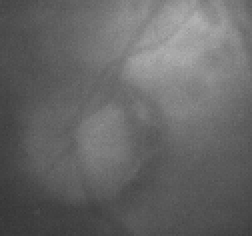
#> input picture gantei/BloodVessel/src/gantei100.tiff, 126 x 118 px (shown 2 times larger)
$ python -i hist.py   (imports and definitions only)
#> lines starting #> are read from the running program, lines starting #| are printed output that depends on the picture
#> further down, picture is the input picture: shape (118, 126, 3); min 53, max 178, mean 102.5
"""
画像のヒストグラムを表示する

input :画像
output :画像のヒストグラム
"""

import cv2
import matplotlib.pyplot as plt

def color_hist(img):
    color_list = ["blue","green","red"]
    for i,j in enumerate(color_list):
        hist = cv2.calcHist([img],[i],None,[256],[0,256])
        plt.plot(hist,color =j)
    plt.show()

def gray_hist(img):
    hist =  cv2.calcHist([img],[0],None,[256],[0,256])
    plt.plot(hist)

    plt.show()


def hist_equalization(img):
    img_gray= cv2.cvtColor(img, cv2.COLOR_BGR2GRAY)
    ##ヒストグラム平坦化
    img_equalization = cv2.equalizeHist(img_gray)
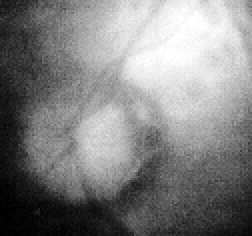
#> img_equalization: shape (118, 126) (shown 2 times larger); min 0, max 255, mean 129
    hist_equalization =cv2.calcHist([img_equalization],[0],None,[256],[0,256])
#> hist_equalization = 256 values, max 324 at index 58, min 0 at index 6, mean 58.08
    plt.plot(hist_equalization)
    plt.show()
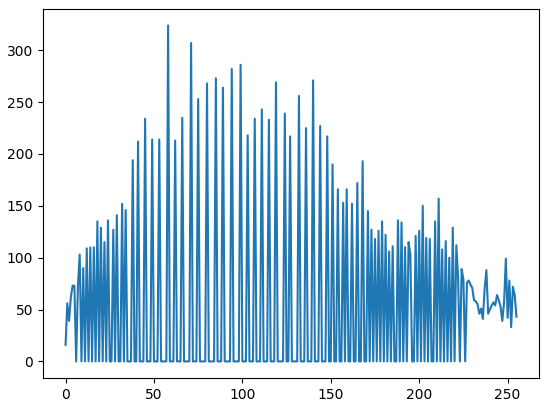
#> figure drawn by matplotlib, 1 panel; curve peaks at x = 58, y = 324


# [3 lines not run here, left out]

>>> import cv2
>>> picture = cv2.imread('../../gantei/BloodVessel/src/gantei100.tiff')
>>> result = hist_equalization(picture)

$ run again, on gantei/BloodVessel/src/gantei101.tiff
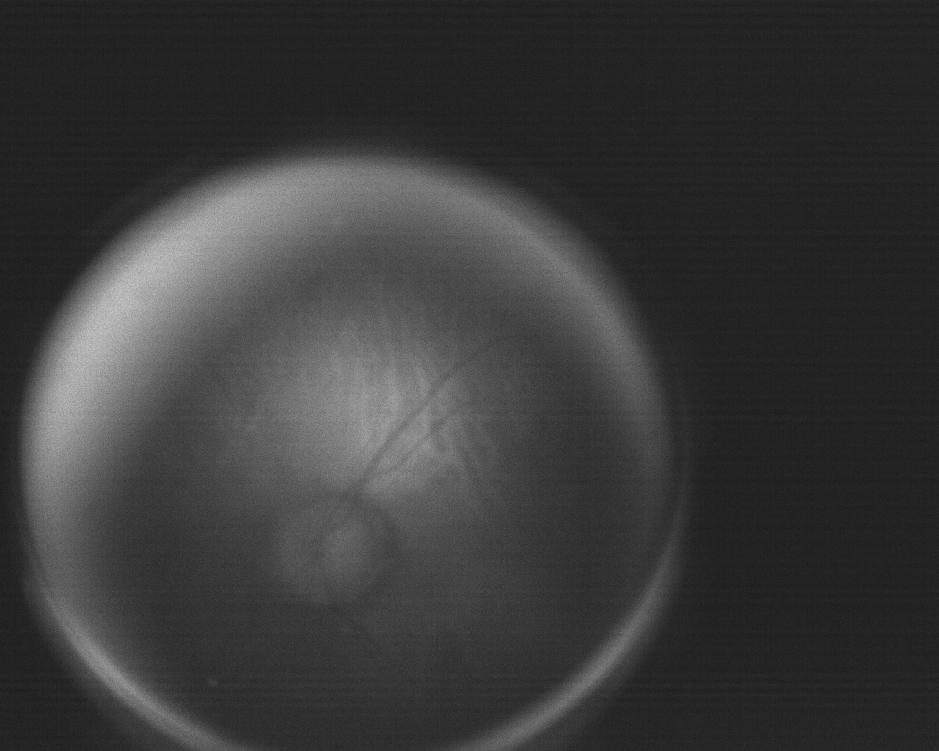
#> input picture gantei/BloodVessel/src/gantei101.tiff, 939 x 751 px, shrunk from 1280 x 1024 before the run
#> picture is the input picture: shape (751, 939, 3); min 14, max 206, mean 58.5
#> in hist_equalization, `img_equalization = cv2.equalizeHist(img_gray)`:
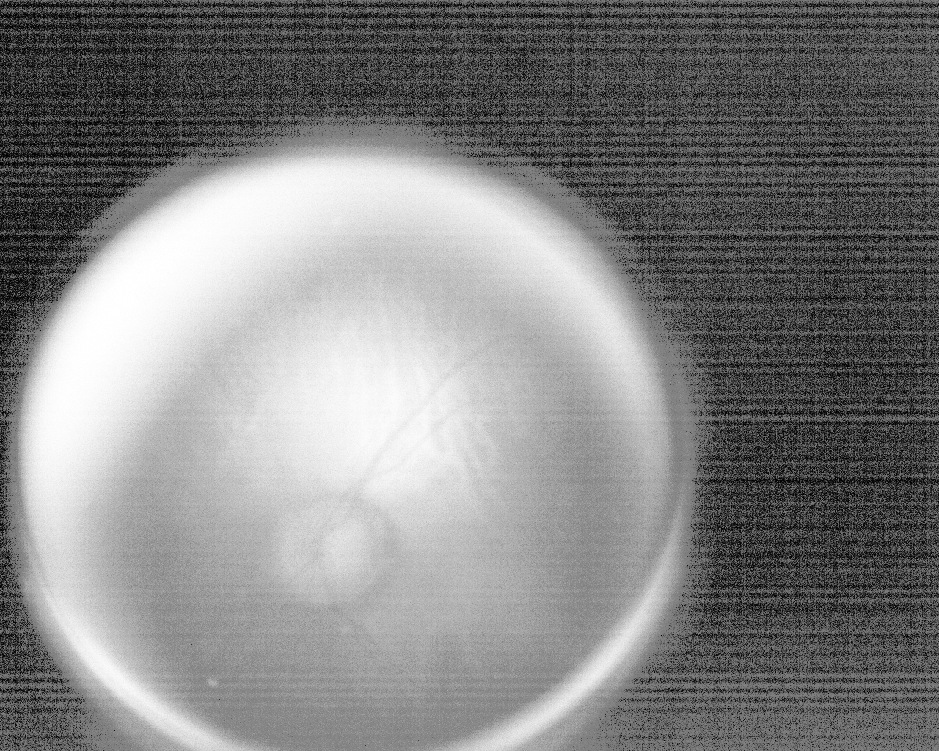
#> img_equalization: shape (751, 939); min 0, max 255, mean 131.7
#> hist_equalization = 256 values, max 58090 at index 70, min 0 at index 3, mean 2754.6
#> in hist_equalization, `plt.show()`:
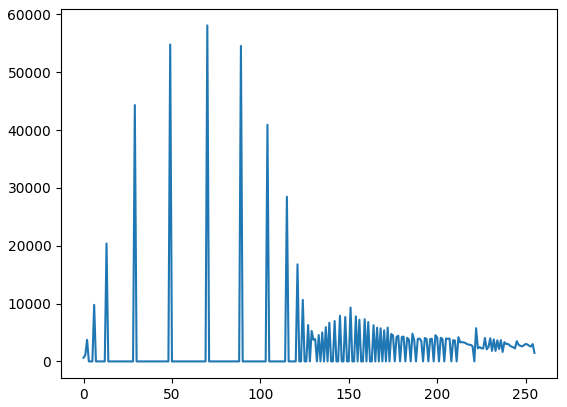
#> figure drawn by matplotlib, 1 panel; curve peaks at x = 70, y = 58090

$ run again, on gantei/BloodVessel/src/gantei200.tiff
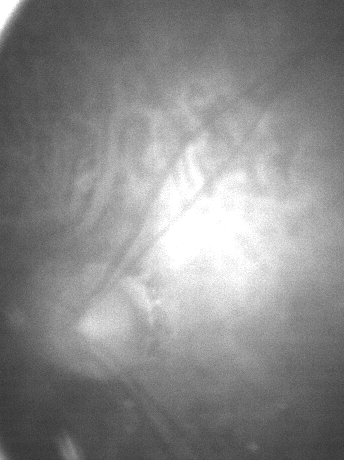
#> input picture gantei/BloodVessel/src/gantei200.tiff, 344 x 460 px
#> picture is the input picture: shape (460, 344, 3); min 50, max 255, mean 137.4
#> in hist_equalization, `img_equalization = cv2.equalizeHist(img_gray)`:
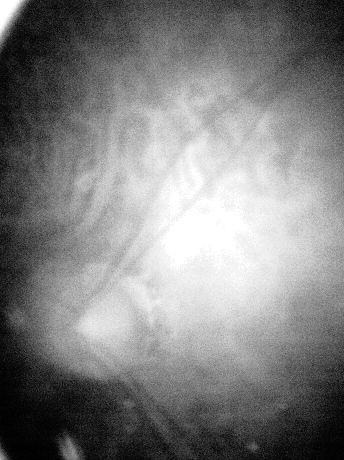
#> img_equalization: shape (460, 344); min 0, max 255, mean 128.4
#> hist_equalization = 256 values, max 4629 at index 255, min 0 at index 12, mean 618.1
#> in hist_equalization, `plt.show()`:
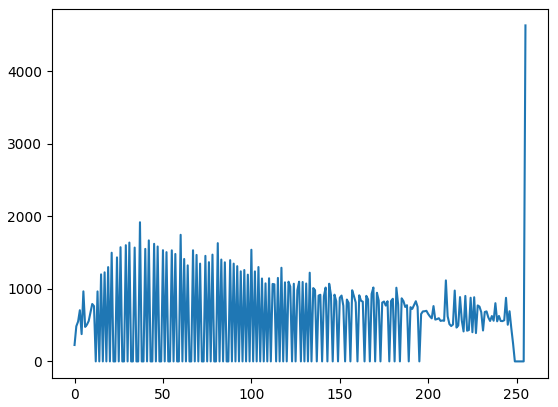
#> figure drawn by matplotlib, 1 panel; curve peaks at x = 255, y = 4629

$ run again, on gantei/BloodVessel/src/gantei.tiff
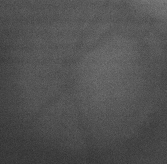
#> input picture gantei/BloodVessel/src/gantei.tiff, 167 x 164 px
#> picture is the input picture: shape (164, 167, 3); min 48, max 123, mean 81.4
#> in hist_equalization, `img_equalization = cv2.equalizeHist(img_gray)`:
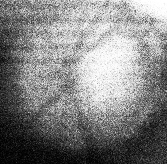
#> img_equalization: shape (164, 167); min 0, max 255, mean 130.5
#> hist_equalization = 256 values, max 1039 at index 182, min 0 at index 3, mean 107
#> in hist_equalization, `plt.show()`:
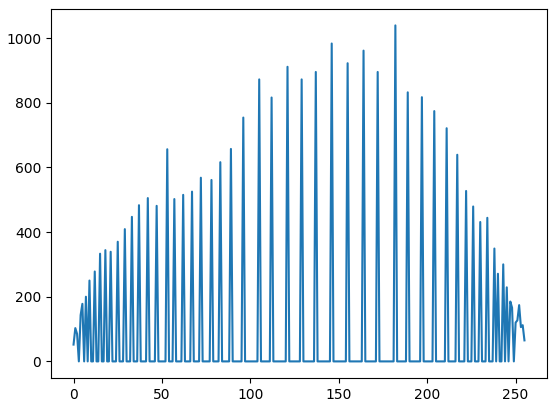
#> figure drawn by matplotlib, 1 panel; curve peaks at x = 182, y = 1039
